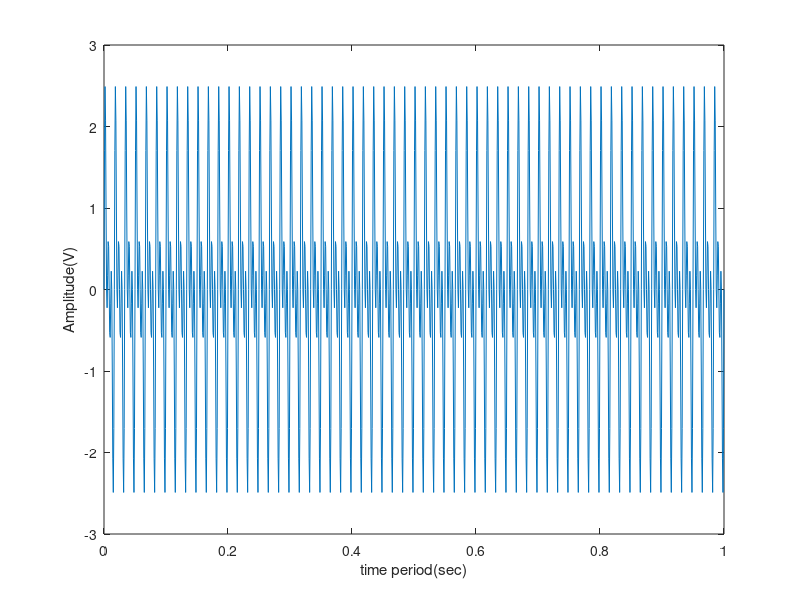
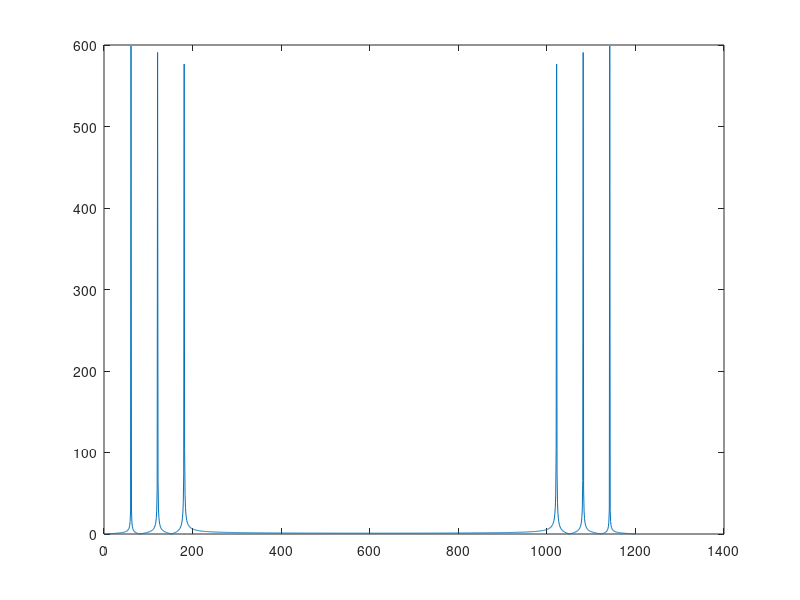
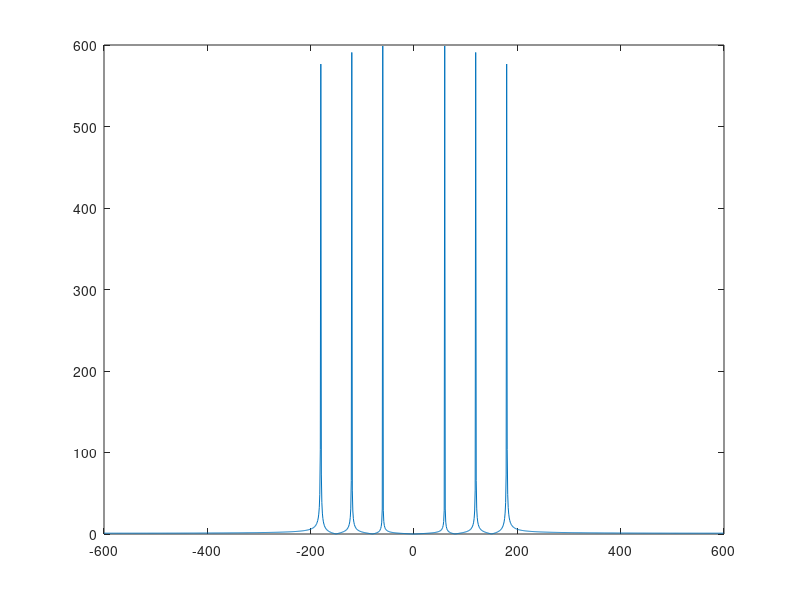
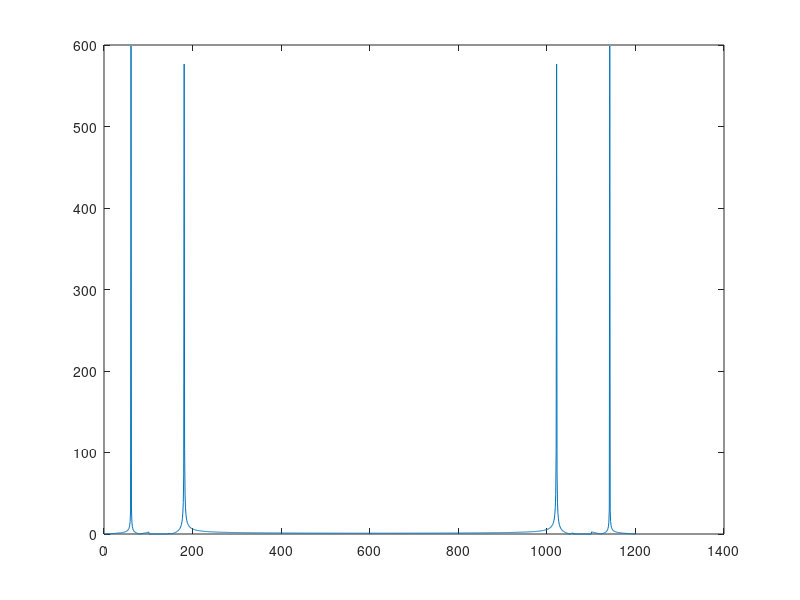

Reproduce these figures in MATLAB, in order.
 % Digital Signal Processing-Exam 1
% Question 3
% Filtering

fs=1200;
t=0:1/fs:1;
val=load('signal2.mat');
y=val.y;
figure(1);
plot(t,y);xlabel('time period(sec)');ylabel('Amplitude(V)');
y_f=abs(fft(y));
y_fs=fftshift(y_f);
f=(-fs/2:fs/length(t):fs/2);%scaling
figure(2);
plot(y_f);%without shift
figure(3);
plot(f(1:length(t)),y_fs);%frequency plot with shift
W(1:length(t))=1;
W(102:145)=0;
W(1060:1100)=0;
y_fil=y_f.*complex(W);
figure(4)
plot(y_fil);%filtered signal in frequency domain
y_fil_s=fftshift(y_fil);
figure(5);
plot(f(1:length(t)),y_fil_s);%scaled filtered signal
y_i=ifft(y_fil_s);
figure(6);
plot(t,real(y_i));








